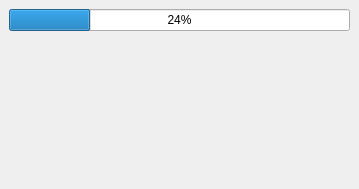
<?xml version="1.0" encoding="UTF-8"?>
<ui version="4.0">
 <class>MainWindow</class>
 <widget class="QMainWindow" name="MainWindow">
  <property name="geometry">
   <rect>
    <x>0</x>
    <y>0</y>
    <width>359</width>
    <height>189</height>
   </rect>
  </property>
  <property name="windowTitle">
   <string>qEcho</string>
  </property>
  <widget class="QWidget" name="centralwidget">
   <layout class="QVBoxLayout" name="verticalLayout">
    <item>
     <widget class="QProgressBar" name="progressBar">
      <property name="value">
       <number>24</number>
      </property>
     </widget>
    </item>
    <item>
     <widget class="QLabel" name="label">
      <property name="text">
       <string>&lt;html&gt;&lt;head/&gt;&lt;body&gt;&lt;p&gt;&lt;br/&gt;&lt;/p&gt;&lt;/body&gt;&lt;/html&gt;</string>
      </property>
     </widget>
    </item>
   </layout>
  </widget>
 </widget>
 <resources/>
 <connections/>
</ui>
